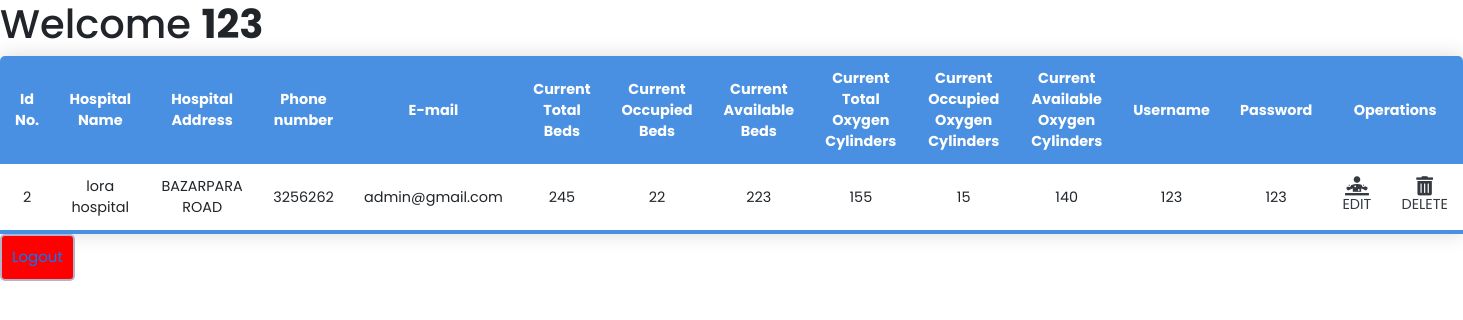
The app's page /h_admin.php (signed in) with its own data.
### tables this page shows
CREATE TABLE `hospital_info` (
  `id` int(255) NOT NULL,
  `h_name` varchar(255) NOT NULL,
  `h_address` varchar(255) NOT NULL,
  `ph1` int(10) NOT NULL,
  `email` varchar(255) NOT NULL,
  `Crt_tbed` int(255) NOT NULL,
  `Crt_ocbed` int(255) NOT NULL,
  `Crt_avlbed` int(255) NOT NULL,
  `Crt_to2` int(100) NOT NULL,
  `Crt_oco2` int(255) NOT NULL,
  `Crt_avlo2` int(255) NOT NULL,
  `username` int(255) NOT NULL,
  `password` varchar(255) NOT NULL,
  `password_2` varchar(255) NOT NULL
);

### h_admin.php (the view, shortened to what this page needs)
<?php
include('server.php');
?>
<!DOCTYPE HTML>
<html>
<head>
    <link rel="stylesheet" href="https://stackpath.bootstrapcdn.com/bootstrap/4.3.1/css/bootstrap.min.css">
    <link rel="stylesheet" href="https://cdnjs.cloudflare.com/ajax/libs/animate.css/3.7.2/animate.min.css">
    <link rel="stylesheet" href="https://cdnjs.cloudflare.com/ajax/libs/font-awesome/5.14.0/css/all.min.css" />
    <link rel="stylesheet" href="plugins/mixup-icon/style.css">
    <link href="https://unpkg.com/aos@2.3.1/dist/aos.css" rel="stylesheet">
    <link rel="stylesheet" href="hadmin.css">
</head>
<body style="background-image: url(img/Health-Tech.jpg);">
	<div class="admin">
		<h1>Welcome <b><?php echo"". $_SESSION['username'];?></b></h1>
    <div class="input-group">
<table class="content-table" data-aos="zoom-in" >
  <thead>
    <tr>
      <th>Id No.</th>
      <th>Hospital Name</th>
      <th>Hospital Address</th>
      <th>Phone number</th>
      <th>E-mail</th>
      <th>Current Total Beds</th>
      <th>Current Occupied Beds</th>
      <th>Current Available Beds</th>
      <th>Current Total Oxygen Cylinders</th>
      <th>Current Occupied Oxygen Cylinders</th>
      <th>Current Available Oxygen Cylinders</th>
      <th>Username</th>
      <th>Password</th>
      <th colspan="2">Operations</th>
    </tr>
  </thead>
<?php
    $U =  $_SESSION['username'];
    $Q = "SELECT * FROM `hospital_info` WHERE `username` = '$U'";
    $data  = mysqli_query($db,$Q);
    $row_num = mysqli_num_rows($data);
    if($row_num > 0 )
    {
       while($assoc_data = mysqli_fetch_assoc($data))
      {
        ?>
  <tbody>
    <tr>
      <td><?php echo $assoc_data['id']."<br>";?></td>
      <td><?php echo $assoc_data['h_name']."<br>";?></td>
      <td><?php echo $assoc_data['h_address']."<br>";?></td>
      <td><?php echo $assoc_data['ph1']."<br>";?></td>
      <td><?php echo $assoc_data['email']."<br>";?></td>
      <td><?php echo $assoc_data['Crt_tbed']."<br>"; ?></td>
      <td><?php echo $assoc_data['Crt_ocbed']."<br>";?></td>
      <td><?php echo $assoc_data['Crt_avlbed']."<br>";?></td>
      <td><?php echo $assoc_data['Crt_to2']."<br>";?></td>
      <td><?php echo $assoc_data['Crt_oco2']."<br>";?></td>
      <td><?php echo $assoc_data['Crt_avlo2']."<br>";?></td>
      <td><?php echo $assoc_data['username']."<br>";?></td>
      <td><?php echo $assoc_data['password']."<br>";?></td>
      <td><a href="update.php?id=<?php echo $assoc_data['id'];?>" onclick="myFunc()" class="text-dark"><i onClick="myFunc()" class="fas fa-diagnoses fa-lg" ></i>EDIT</a></td>
      <td><a href="delete.php?id=<?php echo $assoc_data['id'];?>"class="text-dark"><i onClick="myFunc()"  class="fas fa-trash-alt fa-lg"></i>DELETE</a></td>
    </tr>
  </tbody>
    <?php }
    }
    else { ?>
      <tbody>
    <tr>
      <td colspan="12">&nbsp;&nbsp;&nbsp;&nbsp;&nbsp;&nbsp;&nbsp;&nbsp;<?php echo "<br>Records Delted :)  <br>";}?></td></tr></tbody>
</table>
</div>
    <div class="input-group">
      <button type="submit" onclick="myFunc()" class="btn1"  name="logout"><a href="logout.php">Logout</a></button></div>
    </div>
</body>
</html>

### style.css (style rules this page uses)
* { margin: 0; padding: 0; font-family: 'Poppins', sans-serif; }
a { text-decoration:none; }
* { box-sizing: border-box }

### hadmin.css (style rules this page uses)
* { margin: 0; padding: 0; font-family: 'Poppins', sans-serif; }
.admin { width: 100%; }
.admin b { animation-play-state: running; animation-duration: 500ms; animation-name: blink ; animation-iteration-count: infinite; animation-direction: alternate-reverse; }
.btn1 { padding: 10px; font-size: 15px; color: black; background-color: red; border-radius: 5px; border: 2px solid #b3b3cc; }
.content-table { border-collapse: collapse; margin-left: auto; margin-right: auto; font-size: 0.9em; min-width: 400px; border-radius: 5px 5px 0 0; overflow: hidden; box-shadow: 0 0 20px rgba(0, 0, 0, 0.15); }
.content-table thead tr { background-color: #4a90e2; color: #ffffff; text-align: center; font-weight: bold; }
.content-table th, .content-table td { padding: 12px 15px; text-align: center; }
.content-table tbody tr { border-bottom: 1px solid #dddddd; }
.content-table tbody tr:last-of-type { border-bottom: 4px solid #4a90e2; }

### records on screen
hospital_info: id "2", h_name "lora hospital", h_address "BAZARPARA ROAD", ph1 "3256262", email "admin@gmail.com", Crt_tbed "245", Crt_ocbed "22", Crt_avlbed "223", Crt_to2 "155", Crt_oco2 "15", Crt_avlo2 "140", username "123", password "123"
